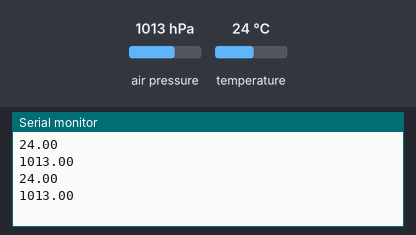
Simulated run of this sketch. Board: Arduino Uno, built with avr-gcc and run on an emulated ATmega328P. Parts: the last lines printed to the serial monitor. The test bench sets the inputs (shaded band); at power-on: air pressure 1013 hPa, temperature 24 °C.

Above: at 1.8 s.
1.9 s: air pressure set to 952 hPa
At 2.6 s:
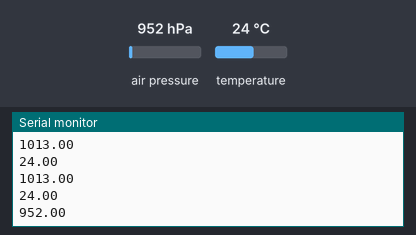
3.4 s: temperature set to 12 °C
At 4.7 s:
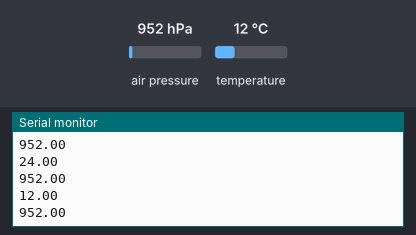
4.9 s: air pressure set to 975 hPa
At 6.0 s:
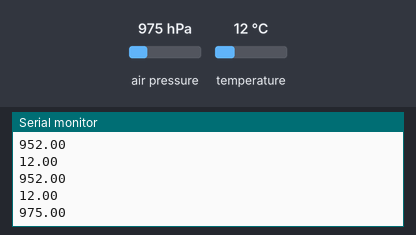
Timing chart, 0 to 7.9 s (numbered marks = the images above; inputs shaded):
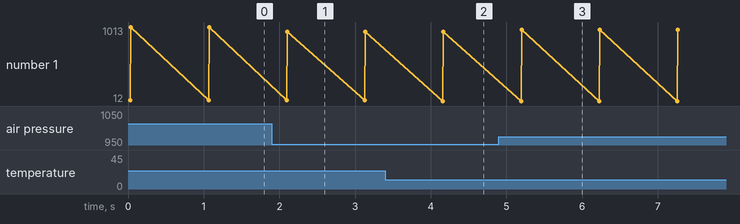

Measured:
- after the input at 1.9 s, the serial monitor: prints a new line after 0.20 s (image 1)
- after the input at 3.4 s, the serial monitor: prints a new line after 0.76 s (image 2)
- after the input at 4.9 s, the serial monitor: prints a new line after 0.30 s (image 3)
- plotted number 1: 1013 → 952 after the input at 1.9 s, 952 → 975 after the input at 4.9 s

The sketch:

BMP180.ino
```cpp
#include <SFE_BMP180.h>
#include <Wire.h>

SFE_BMP180 pressure;

void setup(){
    Serial.begin(9600);
    pressure.begin();
}

void loop(){
    double P;
    P = getPressure();
    Serial.println(P, 2);
    delay(1000);
}

double getPressure(){
    char status;
    double T,P;

    status = pressure.startTemperature();
    if (status != 0){
        // ожидание замера температуры
        delay(status);
        status = pressure.getTemperature(T);
        if (status != 0){
            status = pressure.startPressure(3);
            if (status != 0){
                // ожидание замера давления
                delay(status);
                status = pressure.getPressure(P,T);
                if (status != 0){
                  Serial.println(T,2);
                    return(P);
                }
            }
        }
    }
}
```
